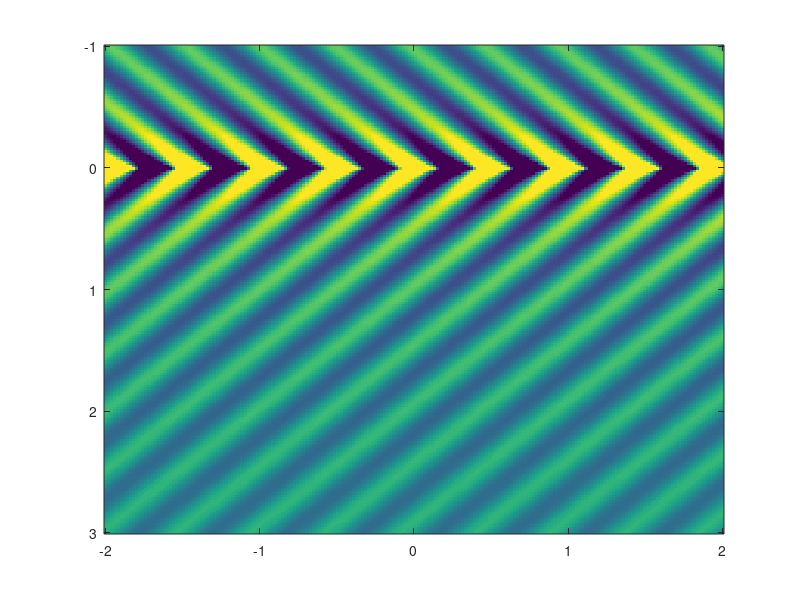

Write MATLAB code to recreate this figure. (Note: this script raises an error after producing the figure.)
%%%%%%%%%%%%%%%%%%%%%%%%%%%%%%%%%%%%%%%%%%%%%%%%%%%%%%%%%%%%%%%%%%%%%%%%%%%
% This work is supplementary material for the book                        %
%                                                                         %
% Jens Ahrens, Analytic Methods of Sound Field Synthesis, Springer-Verlag %
% Berlin Heidelberg, 2012, http://dx.doi.org/10.1007/978-3-642-25743-8    %
%                                                                         %
% It has been downloaded from http://soundfieldsynthesis.org and is       %
% licensed under a Creative Commons Attribution-NonCommercial-ShareAlike  % 
% 3.0 Unported License. Please cite the book appropriately if you use     % 
% these materials in your own work.                                       %
%                                                                         %
% (c) 2012 by Jens Ahrens                                                 %
%%%%%%%%%%%%%%%%%%%%%%%%%%%%%%%%%%%%%%%%%%%%%%%%%%%%%%%%%%%%%%%%%%%%%%%%%%%

clear;

% both Fig. 3.16(a) and (b) will be created 

y_ref    = 1;
theta_pw = pi/4;
phi_pw   = pi/2;
f        = 1000; % Hz
c        = 343;  % m/s
k        = (2*pi*f)/c;

k_pw_x = k * cos( theta_pw ) * sin( phi_pw );
k_pw_y = k * sin( theta_pw ) * sin( phi_pw );
k_pw_z = k * cos( phi_pw );

% create spatial grid
X        = linspace( -2, 2, 200 );
Y        = linspace( -1, 3, 200 );
[ x, y ] = meshgrid( X, Y );
z        = 0;

% Eq. (3.82)
S = exp( -1i .* k_pw_y .* y_ref ) ./ besselh( 0, 2, k_pw_y .* y_ref ) .* ...
    exp( -1i .* k_pw_x .* x     ) .* besselh( 0, 2, k_pw_y .* sqrt( y.^2 + z.^2 ) );   

% Fig. 3.16(a)
figure;
imagesc( X, Y, real( S ), [ -2 2 ] );
turn_imagesc;
colormap gray;
axis square;

hold on;
% plot secondary source distribution
plot( [ -2 2 ],  [ 0 0 ], 'k', 'Linewidth', 2 )
hold off;

xlabel( 'x (m)' );
ylabel( 'y (m)' );
graph_defaults;

% Fig. 3.16(b)
figure;
imagesc( X, Y, 20*log10 ( abs( S ) ), [ -10 10 ] );
turn_imagesc;
colormap gray;
revert_colormap;
colorbar;
axis square;

hold on;
% plot secondary source distribution
plot( [ -2 2 ],  [ 0 0 ], 'k', 'Linewidth', 2 )
hold off;

xlabel( 'x (m)' );
ylabel( 'y (m)' );
graph_defaults;
